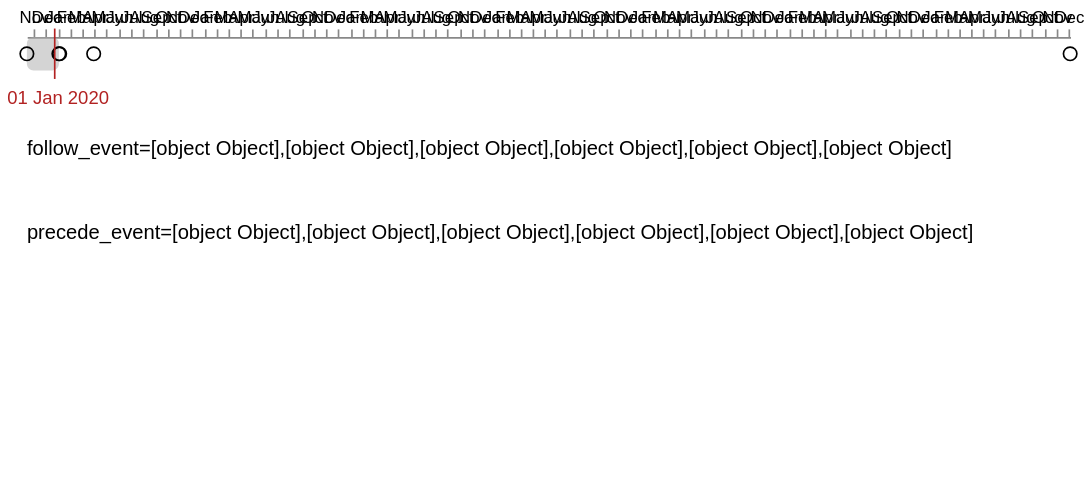

Source (Vega-Lite JSON):
### Vega specification from a JSON file in a GitHub repository (floating-point values rounded to 4 significant figures)
{"$schema": "https://vega.github.io/schema/vega/v5.json", "description": "An interactive line chart of stock prices, with returns shown relative to a selected date.", "width": 650, "height": 300, "padding": 5, "autosize": {"type": "fit", "contains": "padding"}, "signals": [{"description": "------- Ce signal est émis par la souris, et renvoie une date -----", "name": "sig_mouseDate", "init": "time('Jan 1 2020')", "on": [{"events": "mousemove", "update": "invert('scale_x', clamp(x(), 0, width))"}]}, {"description": "------- Ce signal est émis par un click et mémorise la date-----", "name": "sig_selectDate", "on": [{"events": "click", "update": "invert('scale_x', clamp(x(), 0, width))"}]}, {"description": "------- Ce signal est émis par un click et mémorise la valeur du signal follow_event -----", "name": "sig_followSelectDate", "on": [{"events": "click", "update": "sig_follow[0]"}]}], "data": [{"name": "input_data", "values": [{"date": "20191015", "status": [{"_id": 0, "name": "nerada01.ww.ft.prod.vtr.antidot.net:27017", "syncSourceId": -1, "stateStr": "PRIMARY"}, {"_id": 1, "name": "nerada01.ww.ft.prod.ohio.awsantidot.internal:27017", "syncSourceId": 4, "stateStr": "SECONDARY"}, {"_id": 2, "name": "nerada01.ww.ft.prod.seoul.awsantidot.internal:27017", "syncSourceId": 5, "stateStr": "SECONDARY"}, {"_id": 3, "name": "nerada02.ww.ft.prod.vtr.antidot.net:27017", "syncSourceId": 0, "stateStr": "SECONDARY"}, {"_id": 4, "name": "nerada02.ww.ft.prod.ohio.awsantidot.internal:27017", "syncSourceId": 3, "stateStr": "SECONDARY"}, {"_id": 5, "name": "nerada02.ww.ft.prod.seoul.awsantidot.internal:27017", "syncSourceId": 4, "stateStr": "SECONDARY"}]}, {"date": "20200103", "status": [{"_id": 0, "name": "nerada01.ww.ft.prod.vtr.antidot.net:27017", "syncSourceId": 3, "stateStr": "SECONDARY"}, {"_id": 1, "name": "nerada01.ww.ft.prod.ohio.awsantidot.internal:27017", "syncSourceId": 0, "stateStr": "SECONDARY"}, {"_id": 2, "name": "nerada01.ww.ft.prod.seoul.awsantidot.internal:27017", "syncSourceId": 3, "stateStr": "SECONDARY"}, {"_id": 3, "name": "nerada02.ww.ft.prod.vtr.antidot.net:27017", "syncSourceId": -1, "stateStr": "PRIMARY"}, {"_id": 4, "name": "nerada02.ww.ft.prod.ohio.awsantidot.internal:27017", "syncSourceId": 3, "stateStr": "SECONDARY"}, {"_id": 5, "name": "nerada02.ww.ft.prod.seoul.awsantidot.internal:27017", "syncSourceId": 0, "stateStr": "SECONDARY"}]}, {"date": "20200105", "status": [{"_id": 0, "name": "nerada01.ww.ft.prod.vtr.antidot.net:27017", "syncSourceId": 3, "stateStr": "SECONDARY"}, {"_id": 1, "name": "nerada01.ww.ft.prod.ohio.awsantidot.internal:27017", "syncSourceId": 3, "stateStr": "SECONDARY"}, {"_id": 2, "name": "nerada01.ww.ft.prod.seoul.awsantidot.internal:27017", "syncSourceId": 1, "stateStr": "SECONDARY"}, {"_id": 3, "name": "nerada02.ww.ft.prod.vtr.antidot.net:27017", "syncSourceId": -1, "stateStr": "PRIMARY"}, {"_id": 4, "name": "nerada02.ww.ft.prod.ohio.awsantidot.internal:27017", "syncSourceId": 3, "stateStr": "SECONDARY"}, {"_id": 5, "name": "nerada02.ww.ft.prod.seoul.awsantidot.internal:27017", "syncSourceId": 1, "stateStr": "SECONDARY"}]}, {"date": "20200330", "status": [{"_id": 0, "name": "nerada01.ww.ft.prod.vtr.antidot.net:27017", "syncSourceId": 3, "stateStr": "SECONDARY"}, {"_id": 1, "name": "nerada01.ww.ft.prod.ohio.awsantidot.internal:27017", "syncSourceId": 3, "stateStr": "SECONDARY"}, {"_id": 2, "name": "nerada01.ww.ft.prod.seoul.awsantidot.internal:27017", "syncSourceId": 1, "stateStr": "SECONDARY"}, {"_id": 3, "name": "nerada02.ww.ft.prod.vtr.antidot.net:27017", "syncSourceId": -1, "stateStr": "PRIMARY"}, {"_id": 4, "name": "nerada02.ww.ft.prod.ohio.awsantidot.internal:27017", "syncSourceId": 3, "stateStr": "SECONDARY"}, {"_id": 5, "name": "nerada02.ww.ft.prod.seoul.awsantidot.internal:27017", "syncSourceId": 1, "stateStr": "SECONDARY"}]}], "format": {"parse": {"date": "date:'%Y%m%d'"}}, "transform": [{"type": "formula", "as": "date", "expr": "time(datum.date)"}]}, {"name": "today", "values": [{}], "transform": [{"type": "formula", "as": "date", "expr": "now()"}]}, {"name": "events", "source": ["input_data", "today"]}, {"description": "---- Contient l'event juste avant la sélection (mouseMove) ----", "name": "precede_event", "source": "events", "transform": [{"type": "filter", "expr": "datum.date<sig_mouseDate"}, {"type": "extent", "field": "date", "signal": "sig_precede"}, {"type": "filter", "expr": "datum.date==sig_precede[1]"}]}, {"description": "---- Contient l'event juste après la sélection (mouseMove)----", "name": "follow_event", "source": "events", "transform": [{"type": "filter", "expr": "datum.date>=sig_mouseDate"}, {"type": "extent", "field": "date", "signal": "sig_follow"}, {"type": "filter", "expr": "datum.date==sig_follow[0]"}]}, {"description": "---- un object unique contenant sig_precede+sig_follow (mouseMove) ----", "name": "bounded_event", "source": ["precede_event", "follow_event"], "transform": [{"type": "aggregate", "fields": ["date", "date"], "ops": ["min", "max"], "as": ["from", "to"]}]}, {"description": "---- Contient l'event juste avant la sélection (CLICK) ----", "name": "selected", "source": "events", "transform": [{"type": "filter", "expr": "datum.date<sig_selectDate"}, {"type": "extent", "field": "date", "signal": "selectedDate"}, {"type": "filter", "expr": "datum.date==selectedDate[1]"}]}], "scales": [{"name": "scale_x", "type": "time", "domain": {"data": "events", "field": "date"}, "range": "width"}], "axes": [{"orient": "top", "scale": "scale_x", "format": "%b", "tickCount": "month"}], "marks": [{"description": "-------------------- bloc temporel selectionné ------------------", "type": "rect", "from": {"data": "selected"}, "encode": {"enter": {"y": {"value": -5}, "y2": {"value": 25}, "fill": {"value": "#F88"}, "cornerRadius": {"value": 10}, "opacity": {"value": 0.5}}, "update": {"x": {"scale": "scale_x", "field": "date"}, "x2": {"scale": "scale_x", "signal": "sig_followSelectDate"}}}}, {"description": "-------------------- bloc temporel survolé ------------------", "type": "rect", "from": {"data": "bounded_event"}, "encode": {"enter": {"y": {"value": 0}, "y2": {"value": 20}, "fill": {"value": "#aaa"}, "cornerRadius": {"value": 4}, "opacity": {"value": 0.5}}, "update": {"x": {"scale": "scale_x", "field": "from"}, "x2": {"scale": "scale_x", "field": "to"}}}}, {"description": "-------------------- Elements temporels (diamond) ------------------", "type": "symbol", "from": {"data": "events"}, "encode": {"update": {"x": {"scale": "scale_x", "field": "date"}, "y": {"value": 10}, "stroke": {"value": "black"}}}}, {"description": "-------------------- Regle des temps verticales ------------------", "type": "rule", "encode": {"enter": {"y": {"value": -5}, "y2": {"value": 25}, "stroke": {"value": "firebrick"}}, "update": {"x": {"scale": "scale_x", "signal": "sig_mouseDate", "offset": -2}}}}, {"description": "-------------------- Temps sélectionné (texte) ------------------", "type": "text", "encode": {"enter": {"y": {"value": 40}, "align": {"value": "center"}, "fill": {"value": "firebrick"}}, "update": {"x": {"scale": "scale_x", "signal": "sig_mouseDate"}, "text": {"signal": "timeFormat(sig_mouseDate, '%d %b %Y')"}}}}, {"description": "----------- debug --------------", "type": "text", "from": {"data": "selected"}, "encode": {"enter": {"x": {"value": 0}, "y": {"value": 200}, "fontSize": {"value": 18}}, "update": {"text": {"field": "status"}}}, "transform": [{"type": "formula", "as": "text", "expr": "'selected='+datum.text"}]}, {"description": "----------- debug --------------", "type": "text", "from": {"data": "follow_event"}, "encode": {"enter": {"x": {"value": 0}, "y": {"value": 70}, "fontSize": {"value": 12}}, "update": {"text": {"field": "status"}}}, "transform": [{"type": "formula", "as": "text", "expr": "'follow_event='+datum.text"}]}, {"description": "----------- debug --------------", "type": "text", "from": {"data": "precede_event"}, "encode": {"enter": {"x": {"value": 0}, "y": {"value": 120}, "fontSize": {"value": 12}}, "update": {"text": {"field": "status"}}}, "transform": [{"type": "formula", "as": "text", "expr": "'precede_event='+datum.text"}]}]}
